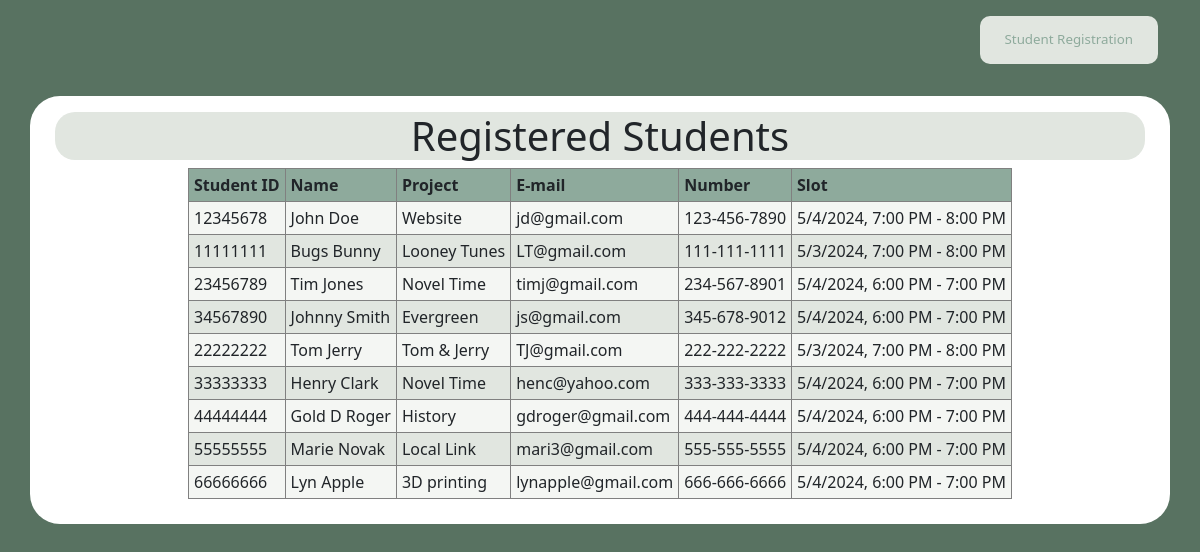
Screenshot of /registeredstudents.php with the database file from the repository.
### tables this page shows
CREATE TABLE `registered` (
  `id` int(6) UNSIGNED NOT NULL,
  `studentID` varchar(8) DEFAULT NULL,
  `firstName` varchar(30) DEFAULT NULL,
  `lastName` varchar(30) DEFAULT NULL,
  `project` varchar(60) DEFAULT NULL,
  `email` varchar(64) DEFAULT NULL,
  `phone` varchar(13) DEFAULT NULL,
  `slot` varchar(60) DEFAULT NULL,
  `reg_date` timestamp NOT NULL DEFAULT current_timestamp() ON UPDATE current_timestamp()
);

### registeredstudents.php (the view, shortened to what this page needs)
<html>
    <head>
        <link href="https://cdn.jsdelivr.net/npm/bootstrap@5.3.2/dist/css/bootstrap.min.css" rel="stylesheet">
        <link href="style.css" rel="stylesheet" type="text/css">
    </head>
    <body>
    <center>
        <div class="container-sm pt-3" id="link">
                <ul>
                    <a class="home_page" href="index.php">Student Registration</a>
                </ul>
        </div>
        <div class = "container-sm pt-3" id="registered">
            <div class = "col" id ="title">
                <h1> Registered Students <h1>
            </div>
            <div class = "col" id ="info">
                <table>
                    <tr>
                        <th>Student ID</th>
                        <th>Name</th>
                        <th>Project</th>
                        <th>E-mail</th>
                        <th>Number</th>
                        <th>Slot</th>
                        <?php
                        $servername = "";
                        $username = "";
                        $password = "";
                        $dbname="";
                        $conn = new mysqli($servername, $username, $password, $dbname);
                        $sql = "SELECT * FROM registered";
                        $results = $conn->query($sql);
                        if ($results-> num_rows > 0){
                            while($row = $results->fetch_assoc()){
                                echo "</tr><td>" . $row["studentID"]."</td><td> ".$row["firstName"]. " ".$row["lastName"]. "</td><td>"
                                .$row["project"]. "</td><td>".$row["email"]. "</td><td>".$row["phone"]. "</td><td>".$row["slot"]. "</td></tr>";
                            }
                        }
                        else{
                            echo "0 results";
                        }
                    ?>
                </table>
            </div>
        </div>
    </center>
    </body>
</html>

### style.css (style rules this page uses)
body { background-color: #587261; margin-bottom: 85x; font-size: smaller; }
#title { background-color: #E1E6E0; border-radius: 20px; border-color: white; }
a { background-color: #E1E6E0; color:#8EAA9C; padding: 14px 25px; text-align: center; text-decoration: none; float: right; border-radius: 10px; }
table { background-color: #E1E6E0; border: 1px solid gray; border-collapse: collapse; }
th, td { padding: 5px; border: 1px solid gray; }
tr:first-child { background-color: #8EAA9C; }
#registered { margin-top: 80px; background-color:white ; border-radius: 30px; padding: 25px; }

### rows the page displays
registered: studentID "12345678", firstName "John", lastName "Doe", project "Website", email "jd@gmail.com", phone "123-456-7890", slot "5/4/2024, 7:00 PM - 8:00 PM"
registered: studentID "11111111", firstName "Bugs", lastName "Bunny", project "Looney Tunes", email "LT@gmail.com", phone "111-111-1111", slot "5/3/2024, 7:00 PM - 8:00 PM"
registered: studentID "23456789", firstName "Tim", lastName "Jones", project "Novel Time", email "timj@gmail.com", phone "234-567-8901", slot "5/4/2024, 6:00 PM - 7:00 PM"
registered: studentID "34567890", firstName "Johnny", lastName "Smith", project "Evergreen", email "js@gmail.com", phone "345-678-9012", slot "5/4/2024, 6:00 PM - 7:00 PM"
registered: studentID "22222222", firstName "Tom", lastName "Jerry", project "Tom & Jerry", email "TJ@gmail.com", phone "222-222-2222", slot "5/3/2024, 7:00 PM - 8:00 PM"
registered: studentID "33333333", firstName "Henry", lastName "Clark", project "Novel Time", email "henc@yahoo.com", phone "333-333-3333", slot "5/4/2024, 6:00 PM - 7:00 PM"
registered: studentID "44444444", firstName "Gold D", lastName "Roger", project "History", email "gdroger@gmail.com", phone "444-444-4444", slot "5/4/2024, 6:00 PM - 7:00 PM"
registered: studentID "55555555", firstName "Marie", lastName "Novak", project "Local Link", email "mari3@gmail.com", phone "555-555-5555", slot "5/4/2024, 6:00 PM - 7:00 PM"
registered: studentID "66666666", firstName "Lyn", lastName "Apple", project "3D printing", email "lynapple@gmail.com", phone "666-666-6666", slot "5/4/2024, 6:00 PM - 7:00 PM"
